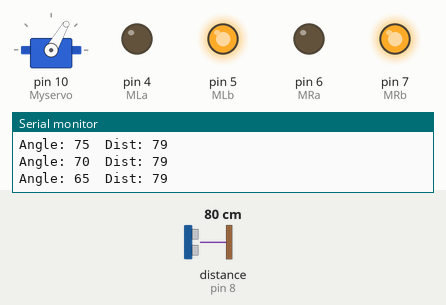
Recording of a sketch running on a simulated Arduino Uno, built with avr-gcc and run on an emulated ATmega328P. Shown: servo, output pins drawn as LEDs (lit = HIGH), the last lines printed to the serial monitor. Wiring (inferred from the names in the program): ultrasonic range finder: trigger pin 9; echo pin 8. The inputs (shaded band) are chosen by the test bench; at power-on: distance to the obstacle (sensor on pin 8) 80 cm. The echo pulse lasts 58.3 µs per cm; pins used as bus, display or sensor lines are not drawn.

Above: at 2.2 s.
2.3 s: distance to the obstacle (sensor on pin 8) set to 250 cm
5.3 s: distance to the obstacle (sensor on pin 8) set to 2 cm
At 6.8 s:
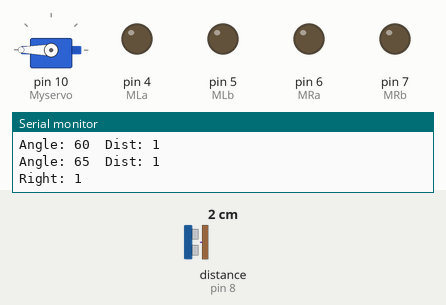
8.3 s: distance to the obstacle (sensor on pin 8) set to 18 cm
11.3 s: distance to the obstacle (sensor on pin 8) set to 22 cm
At 12.39 s:
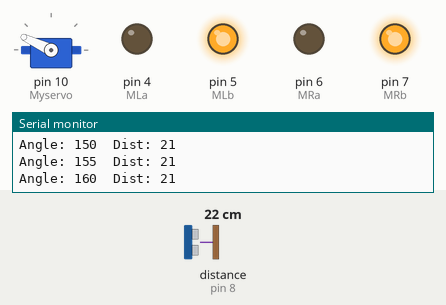
14.3 s: distance to the obstacle (sensor on pin 8) set to 4 cm
At 15.2 s:
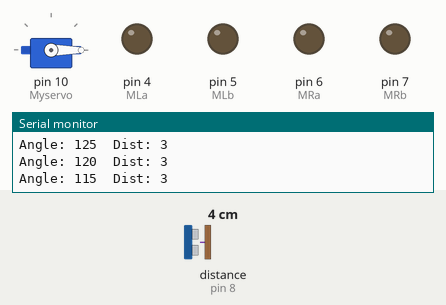
17.3 s: distance to the obstacle (sensor on pin 8) set to 60 cm
At 17.86 s:
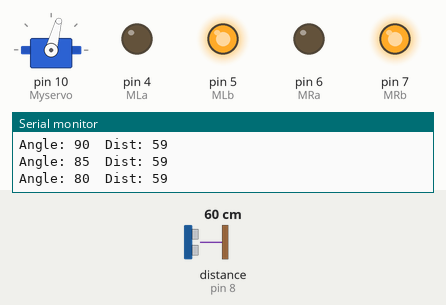
Timing chart, 0 to 21.3 s (numbered marks = the images above; inputs shaded):
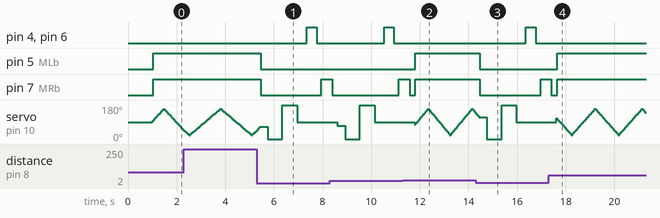

Measured:
- the behaviour switches between 20 and 21 cm on distance to the obstacle (sensor on pin 8) (found by bisection; images 1 and 2)
- after the input at 5.3 s, pin 4 (MLa), pin 6 (MRa): LOW → HIGH after 2.1 s, → LOW 0.40 s later; pin 5 (MLb): HIGH → LOW after 0.15 s; pin 7 (MRb): HIGH → LOW after 0.15 s, → HIGH 2.5 s later
- after the input at 11.3 s, pin 4 (MLa), pin 6 (MRa): stays LOW (without the input it goes to HIGH after 2.4 s); pin 5 (MLb): LOW → HIGH after 0.52 s
- after the input at 14.3 s, pin 4 (MLa), pin 6 (MRa): LOW → HIGH after 2.1 s, → LOW 0.40 s later; pin 5 (MLb): HIGH → LOW after 0.16 s; pin 7 (MRb): HIGH → LOW after 0.16 s, → HIGH 2.5 s later
- after the input at 17.3 s, pin 4 (MLa), pin 6 (MRa): stays LOW (without the input it goes to HIGH after 2.2 s); pin 5 (MLb): LOW → HIGH after 0.35 s

The sketch:

obstacle_avoiding_robot.ino
```cpp
#include <Servo.h>
Servo Myservo;

#define trigPin 9
#define echoPin 8
#define MLa 4
#define MLb 5
#define MRa 6
#define MRb 7

int servoAngle = 90;
int servoStep = 5;
long lastDist = 999;

long getDistance() {
  digitalWrite(trigPin, LOW);
  delayMicroseconds(2);
  digitalWrite(trigPin, HIGH);
  delayMicroseconds(10);
  digitalWrite(trigPin, LOW);
  long dur = pulseIn(echoPin, HIGH, 20000);
  if (dur == 0) return 999;
  return dur / 58.2;
}

void moveForward() {
  digitalWrite(MRb, HIGH); digitalWrite(MRa, LOW);
  digitalWrite(MLb, HIGH); digitalWrite(MLa, LOW);
}

void moveBackward() {
  digitalWrite(MRb, LOW); digitalWrite(MRa, HIGH);
  digitalWrite(MLb, LOW); digitalWrite(MLa, HIGH);
}

void turnLeft() {
  digitalWrite(MRb, HIGH); digitalWrite(MRa, LOW);
  digitalWrite(MLb, LOW);  digitalWrite(MLa, LOW);
}

void turnRight() {
  digitalWrite(MLb, HIGH); digitalWrite(MLa, LOW);
  digitalWrite(MRb, LOW);  digitalWrite(MRa, LOW);
}

void stopMotors() {
  digitalWrite(MRb, LOW); digitalWrite(MRa, LOW);
  digitalWrite(MLb, LOW); digitalWrite(MLa, LOW);
}

void setup() {
  Serial.begin(9600);
  pinMode(MLa, OUTPUT);
  pinMode(MLb, OUTPUT);
  pinMode(MRa, OUTPUT);
  pinMode(MRb, OUTPUT);
  pinMode(trigPin, OUTPUT);
  pinMode(echoPin, INPUT);
  Myservo.attach(10);
  Myservo.write(90);
  delay(1000);
}

void loop() {
  servoAngle += servoStep;
  if (servoAngle >= 160 || servoAngle <= 20) {
    servoStep = -servoStep;
  }
  Myservo.write(servoAngle);
  delay(30);
  long dist = getDistance();
  Serial.print("Angle: "); Serial.print(servoAngle);
  Serial.print("  Dist: "); Serial.println(dist);

  if (servoAngle > 60 && servoAngle < 120 && dist < 20) {
    stopMotors();
    delay(300);
    Myservo.write(0);   delay(600);
    long rightDist = getDistance();
    Serial.print("Right: "); Serial.println(rightDist);
    Myservo.write(180); delay(600);
    long leftDist = getDistance();
    Serial.print("Left: "); Serial.println(leftDist);
    Myservo.write(90);  delay(400);
    moveBackward();
    delay(400);
    stopMotors();
    delay(200);
    if (leftDist >= rightDist) {
      turnLeft();
    } else {
      turnRight();
    }
    delay(450);
    stopMotors();
    delay(200);
  } else {
    moveForward();
  }
}
```
